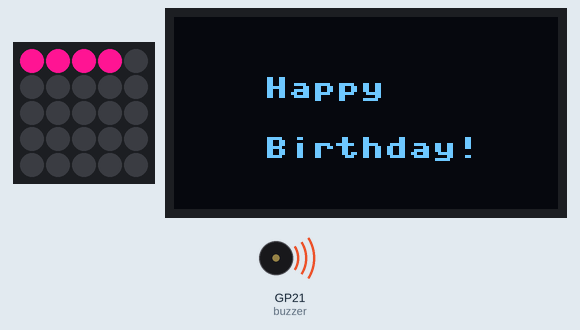
This program was run on a simulated Raspberry Pi Pico running MicroPython. Parts: 5×5 RGB LED matrix, 128×64 one-colour display, buzzer (waves = sounding). The 25 LEDs are laid out as on the BitDogLab board (LED 0 bottom right, every second row reversed). At 18.1 s the program stops and its outputs stay as they are.

Above: at 0.25 s.
At 7.4 s:
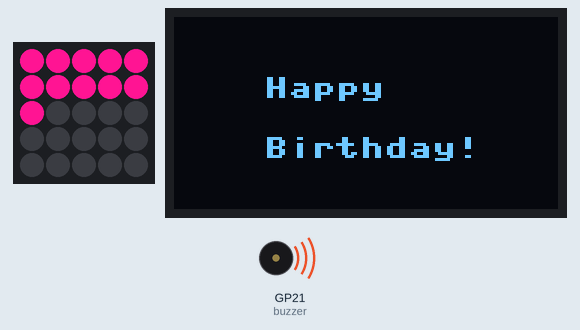
At 12.5 s:
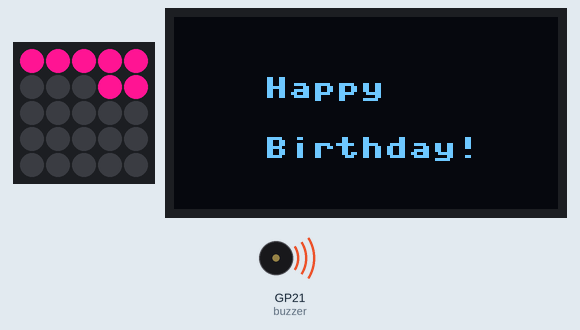
At 18.1 s:
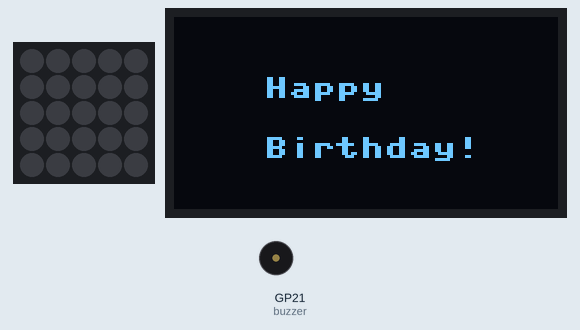
Timing chart, 0 to 19.6 s (numbered marks = the images above):
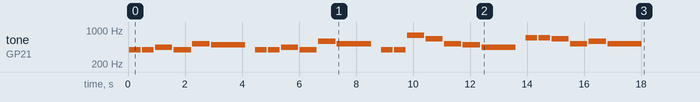

The program:

happyBirthday.py
```python
from machine import Pin, PWM, SoftI2C
from neopixel import NeoPixel
from ssd1306 import SSD1306_I2C
from time import sleep

# === Inicialização ===

# Buzzer no pino GP21
buzzer = PWM(Pin(21))

# Matriz WS2812B (5x5 = 25 LEDs) no pino GP7
np = NeoPixel(Pin(7), 25)

# Display OLED (via I2C: SDA=GP14, SCL=GP15)
i2c = SoftI2C(sda=Pin(14), scl=Pin(15))
oled = SSD1306_I2C(128, 64, i2c)

# === Exibe mensagem personalizada ===
oled.fill(0)
oled.text("Happy", 30, 20)
oled.text("Birthday!", 30, 40)
oled.show()

# === Notas da música Happy Birthday ===
notes = [
    392, 392, 440, 392, 523, 494, 0,
    392, 392, 440, 392, 587, 523, 0,
    392, 392, 784, 659, 523, 494, 440, 0,
    698, 698, 659, 523, 587, 523
]

durations = [
    0.4, 0.4, 0.6, 0.6, 0.6, 1.2, 0.3,
    0.4, 0.4, 0.6, 0.6, 0.6, 1.2, 0.3,
    0.4, 0.4, 0.6, 0.6, 0.6, 0.6, 1.2, 0.3,
    0.4, 0.4, 0.6, 0.6, 0.6, 1.2
]

# === Função para mostrar intensidade invertida ===
def show_leds(freq):
    np.fill((0, 0, 0))  # limpa tudo
    if freq == 0:
        np.write()
        return
    min_freq, max_freq = 300, 800
    level = int(25 * (freq - min_freq) / (max_freq - min_freq))
    level = max(0, min(level, 25))
    for i in range(25 - level, 25):  # INVERTE a base
        np[i] = (255, 20, 147)  # rosa (celebrativo!)
    np.write()

# === Função para tocar nota ===
def play_tone(freq, duration):
    if freq == 0:
        buzzer.duty_u16(0)
        show_leds(0)
        sleep(duration)
    else:
        buzzer.freq(freq)
        buzzer.duty_u16(30000)
        show_leds(freq)
        sleep(duration)
        buzzer.duty_u16(0)
        show_leds(0)
        sleep(0.05)

# === Função para tocar a música ===
def play_happy_birthday():
    for note, dur in zip(notes, durations):
        play_tone(note, dur)

# Início do programa
play_happy_birthday()
```

Measured:
- by itself, tone on GP21 (buzzer): plays 392 Hz for 0.40 s, 392 Hz for 0.40 s, 440 Hz for 0.60 s, 392 Hz for 0.60 s, 523 Hz for 0.60 s, 494 Hz for 1.2 s … (25 notes in this stretch)
- what the display in image 1 shows lasts 1.2 s, from 7.3 s to 8.5 s
